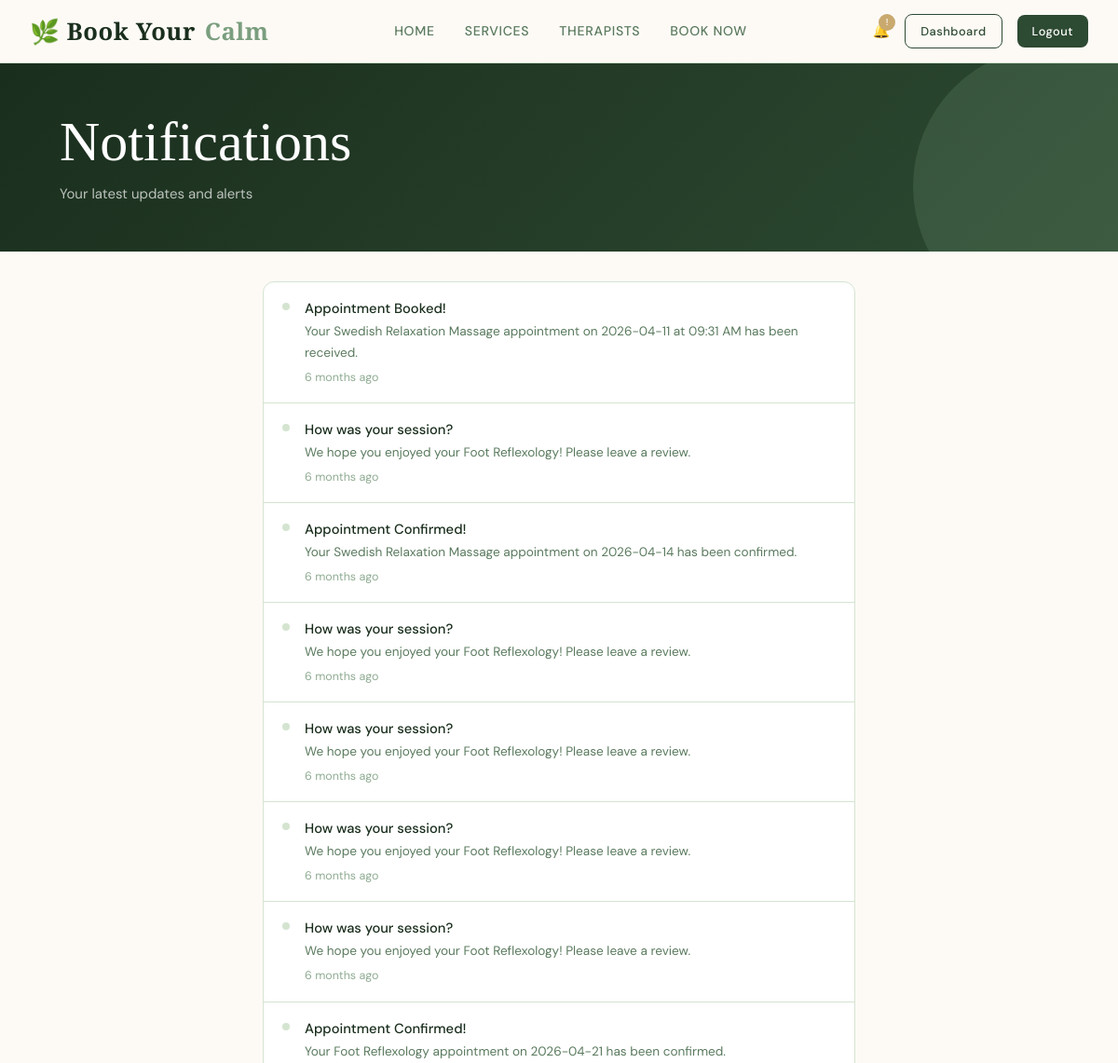
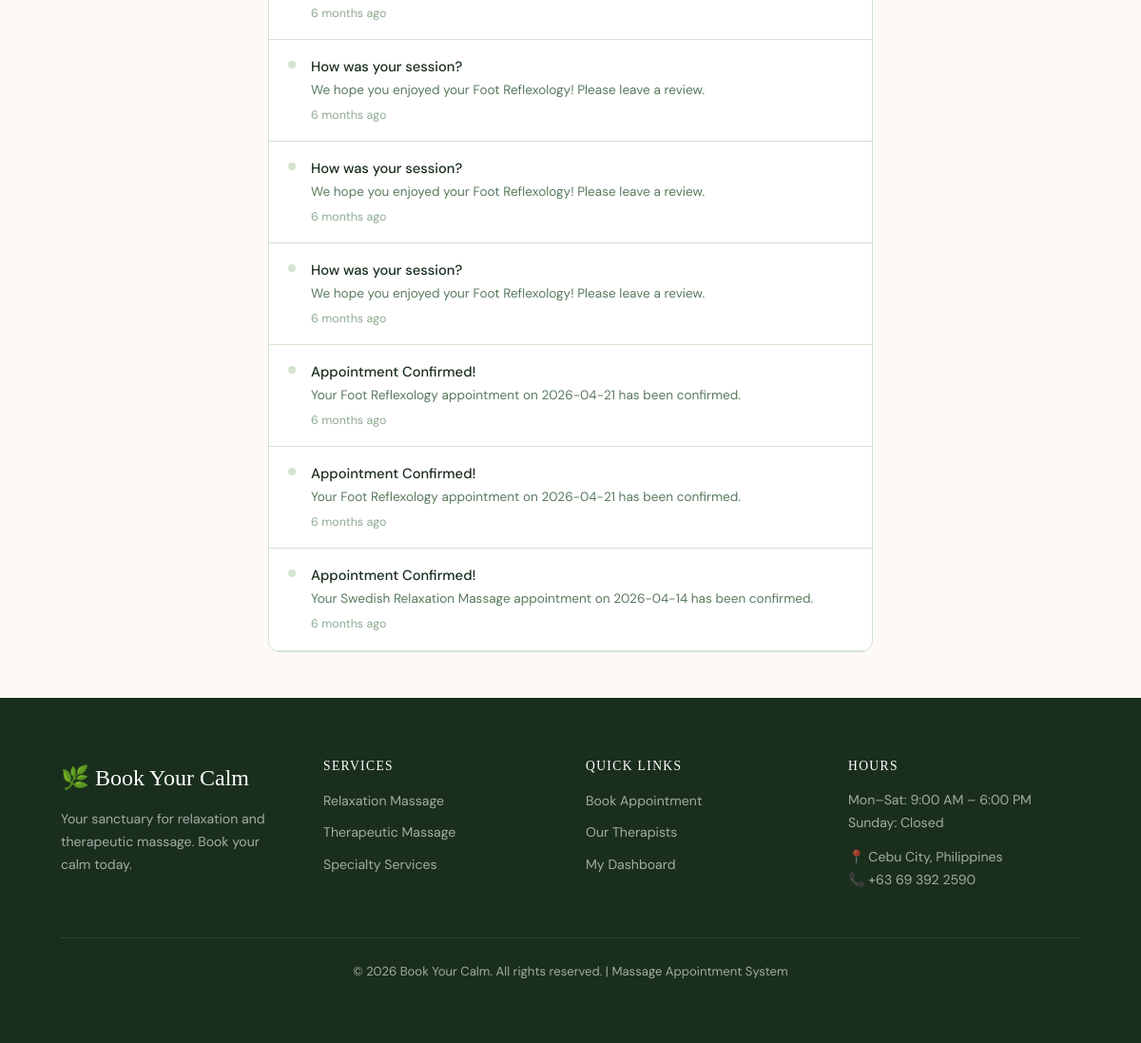
The app's page /notifications/ (signed in) with its own data (2 pictures, top to bottom).
### appointments/models.py (models this page shows, shortened)
class Notification(models.Model):
    TYPE_CHOICES = [
        ('appointment_confirmed', 'Appointment Confirmed'),
        ('appointment_cancelled', 'Appointment Cancelled'),
        ('appointment_reminder', 'Appointment Reminder'),
        ('review_request', 'Review Request'),
        ('general', 'General'),
    ]
    user = models.ForeignKey(User, on_delete=models.CASCADE, related_name='notifications')
    notification_type = models.CharField(max_length=30, choices=TYPE_CHOICES)
    title = models.CharField(max_length=200)
    message = models.TextField()
    is_read = models.BooleanField(default=False)
    created_at = models.DateTimeField(auto_now_add=True)
    related_appointment = models.ForeignKey(Appointment, on_delete=models.SET_NULL, null=True, blank=True)
    class Meta:
        ordering = ['-created_at']

### appointments/views.py (the view)
# urls.py: path('notifications/', views.notifications_view, name='notifications'),
@login_required
def notifications_view(request):
    notifications = request.user.notifications.all()
    request.user.notifications.filter(is_read=False).update(is_read=True)
    return render(request, 'appointments/notifications.html', {'notifications': notifications})

### appointments/context_processors.py (called while the page is built)
def today_date(request):
    return {'today': datetime.date.today()}

### templates/appointments/notifications.html (shortened to what this page needs)
{% extends 'appointments/base.html' %}
{% block content %}
<div class="page-header">
  <h1>Notifications</h1>
  <p>Your latest updates and alerts</p>
</div>
<div class="container" style="padding-top:2rem; padding-bottom:3rem; max-width:700px;">
  <div class="card">
    {% if notifications %}
    {% for notif in notifications %}
    <div class="notif-item {% if not notif.is_read %}unread{% endif %}">
      <div class="notif-dot" {% if notif.is_read %}style="background:var(--border);"{% endif %}></div>
      <div>
        <div class="notif-title">{{ notif.title }}</div>
        <div class="notif-msg">{{ notif.message }}</div>
        <div class="notif-time">{{ notif.created_at|timesince }} ago</div>
      </div>
    </div>
    {% endfor %}
    {% else %}
    <div class="empty-state" style="padding:3rem;">
      <div class="empty-state-icon">🔔</div>
      <h3>No notifications yet</h3>
      <p>We'll notify you about your appointments here.</p>
    </div>
    {% endif %}
  </div>
</div>
{% endblock %}

### static/css/style.css (style rules this page uses)
:root { --sage: #7A9E7E; --sage-light: #B4CCAC; --sage-pale: #EBF2E8; --forest: #2D4A32; --forest-dark: #1A2E1D; --ivory: #F8F4EE; --ivory-dark: #EDE8DF; --gold: #C9A96E; --gold-light: #E8D5B0; --warm-white: #FDFAF6; --text-primary: #1A2E1D; --text-secondary: #5A7A5E; --text-muted: #8FAB92; --border: #D4E4D0; --shadow: rgba(45, 74, 50, 0.08); --shadow-md: rgba(45, 74, 50, 0.15); --radius: 12px; --radius-sm: 8px; --radius-lg: 20px; --transition: 0.25s ease; }
*, *::before, *::after { box-sizing: border-box; margin: 0; padding: 0; }
html { scroll-behavior: smooth; }
body { font-family: 'DM Sans', sans-serif; background-color: var(--warm-white); color: var(--text-primary); line-height: 1.7; font-size: 15px; }
h1, h2, h3, h4 { font-family: 'Cormorant Garamond', serif; font-weight: 400; line-height: 1.2; color: var(--forest-dark); }
h1 { font-size: clamp(2.4rem, 5vw, 4rem); }
.card { background: white; border-radius: var(--radius); border: 1px solid var(--border); overflow: hidden; transition: box-shadow var(--transition), transform var(--transition); }
.page-header { background: linear-gradient(135deg, var(--forest-dark), var(--forest)); padding: 3rem 4rem; color: white; position: relative; overflow: hidden; }
.page-header::after { content: ''; position: absolute; right: -80px; bottom: -80px; width: 300px; height: 300px; border-radius: 50%; background: rgba(122, 158, 126, 0.2); }
.page-header h1 { color: white; margin-bottom: 0.5rem; }
.page-header p { color: rgba(255,255,255,0.7); }
.container { max-width: 1280px; margin: 0 auto; padding: 0 2rem; }
.notif-item { padding: 1rem 1.25rem; border-bottom: 1px solid var(--border); display: flex; gap: 1rem; align-items: flex-start; }
.notif-dot { width: 8px; height: 8px; border-radius: 50%; background: var(--sage); margin-top: 6px; flex-shrink: 0; }
.notif-title { font-weight: 500; font-size: 0.92rem; }
.notif-msg { font-size: 0.85rem; color: var(--text-secondary); }
.notif-time { font-size: 0.78rem; color: var(--text-muted); margin-top: 0.3rem; }

### records on screen
Notification: title "Appointment Booked!", message "Your Swedish Relaxation Massage appointment on 2026-04-11 at 09:31 AM has been received.", created_at "6 months"
Notification: title "How was your session?", message "We hope you enjoyed your Foot Reflexology! Please leave a review.", created_at "6 months"
Notification: title "Appointment Confirmed!", message "Your Swedish Relaxation Massage appointment on 2026-04-14 has been confirmed.", created_at "6 months"
Notification: title "How was your session?", message "We hope you enjoyed your Foot Reflexology! Please leave a review.", created_at "6 months"
Notification: title "How was your session?", message "We hope you enjoyed your Foot Reflexology! Please leave a review.", created_at "6 months"
Notification: title "How was your session?", message "We hope you enjoyed your Foot Reflexology! Please leave a review.", created_at "6 months"
Notification: title "How was your session?", message "We hope you enjoyed your Foot Reflexology! Please leave a review.", created_at "6 months"
Notification: title "Appointment Confirmed!", message "Your Foot Reflexology appointment on 2026-04-21 has been confirmed.", created_at "6 months"
Notification: title "How was your session?", message "We hope you enjoyed your Foot Reflexology! Please leave a review.", created_at "6 months"
Notification: title "How was your session?", message "We hope you enjoyed your Foot Reflexology! Please leave a review.", created_at "6 months"
Notification: title "How was your session?", message "We hope you enjoyed your Foot Reflexology! Please leave a review.", created_at "6 months"
Notification: title "Appointment Confirmed!", message "Your Foot Reflexology appointment on 2026-04-21 has been confirmed.", created_at "6 months"
Notification: title "Appointment Confirmed!", message "Your Foot Reflexology appointment on 2026-04-21 has been confirmed.", created_at "6 months"
Notification: title "Appointment Confirmed!", message "Your Swedish Relaxation Massage appointment on 2026-04-14 has been confirmed.", created_at "6 months"
